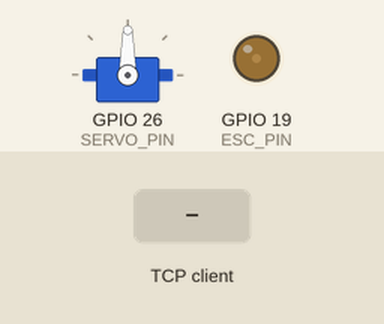
Bench run of a program on a simulated Raspberry Pi (BCM pin numbers). On the bench: servo, output pins drawn as LEDs (lit = HIGH). The test bench sets the inputs (shaded band). One TCP client connects 1 s after the port opens and stays connected; servo angles are drawn from the pulse width (0.5 ms = 0°, 2.5 ms = 180°); what the program prints to the terminal is not drawn.

Above: at 1.2 s.
1.3 s: the TCP client sends "RIGHT\n"
2.8 s: the TCP client sends "UP\n"
4.3 s: the TCP client sends "DOWN\n"
Timing chart, 0 to 7.3 s (numbered marks = the images above; inputs shaded):
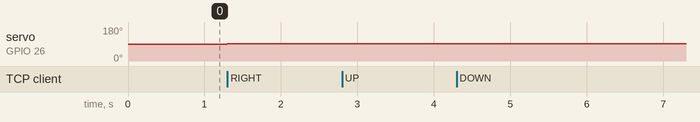

The program:

controlSocketTest.py
```python
import socket
import RPi.GPIO as GPIO
import time

# GPIO Configuration
SERVO_PIN = 26  # Change this to your GPIO pin
ESC_PIN = 19
FREQ = 100  # 50Hz is standard for servos

# Servo PWM Duty Cycle Range
MIN_DUTY_SERVO = 9  # Leftmost position
MAX_DUTY_SERVO = 21  # Rightmost position
STEP = 0.1  # Step size for duty cycle changes
DELAY = 0.05  # Small delay for smooth movement

# ESC PWM Duty Cycle Range (Adjust based on ESC specs)
MIN_DUTY_ESC = 14.1    # Minimum throttle
MAX_DUTY_ESC = 17.5   # Maximum throttle
NEUTRAL_DUTY = 14.9  # Neutral position

# Setup GPIO
GPIO.setmode(GPIO.BCM)
GPIO.setup(SERVO_PIN, GPIO.OUT)
GPIO.setup(ESC_PIN, GPIO.OUT)

# Initialize PWM
pwmServo = GPIO.PWM(SERVO_PIN, FREQ)
pwmServo.start(15)  # Start at center (15%)
pwmEsc = GPIO.PWM(ESC_PIN, FREQ)
pwmEsc.start(NEUTRAL_DUTY)  # Start in neutral

# Socket Configuration
HOST = '192.168.0.102'  # Listen on all available interfaces
PORT = 4444  # Choose a port

server_socket = socket.socket(socket.AF_INET, socket.SOCK_STREAM)
server_socket.bind((HOST, PORT))
server_socket.listen(1)

print(f"Servo Server Listening on {HOST}:{PORT}")
conn, addr = server_socket.accept()
print(f"Connected by {addr}")

# Store current duty cycle
current_duty_servo = 15  # Start in center position
current_duty_esc = NEUTRAL_DUTY

def adjust_throttle(command):
    global current_duty_esc

    if command == "UP" and current_duty_esc < MAX_DUTY_ESC:
        current_duty_esc +=STEP
    elif command == "DOWN" and current_duty_esc > MIN_DUTY_ESC:
        current_duty_esc -= STEP
    elif command == "NEUTRAL":
        current_duty_esc = NEUTRAL_DUTY

    pwmEsc.ChangeDutyCycle(current_duty_esc)
    print(f"ESC Throttle set to Duty Cycle: {current_duty_esc:.2f}%")

def move_servo(command):
    global current_duty_servo

    if command == "RIGHT" and current_duty_servo < MAX_DUTY_SERVO:
        current_duty_servo += STEP
    elif command == "LEFT" and current_duty_servo > MIN_DUTY_SERVO:
        current_duty_servo -= STEP
    else:
        print("Unknown Command:", command)

    pwmServo.ChangeDutyCycle(current_duty_servo)
    print(f"Servo moved to Duty Cycle: {current_duty_servo:.2f}%")


try:
    while True:
        data = conn.recv(1024).decode().strip()
        if not data:
            break
        move_servo(data)
        adjust_throttle(data)

except KeyboardInterrupt:
    print("\nExiting...")

finally:
    pwmEsc.ChangeDutyCycle(NEUTRAL_DUTY)
    time.sleep(1)
    pwmEsc.stop()
    pwmServo.stop()
    GPIO.cleanup()
    conn.close()
    server_socket.close()
```

Measured:
- after the input at 1.3 s, servo on GPIO 26 (SERVO_PIN): 90° → 91° at once
- after the input at 2.8 s, every drawn part: stays the same
- after the input at 4.3 s, every drawn part: stays the same
